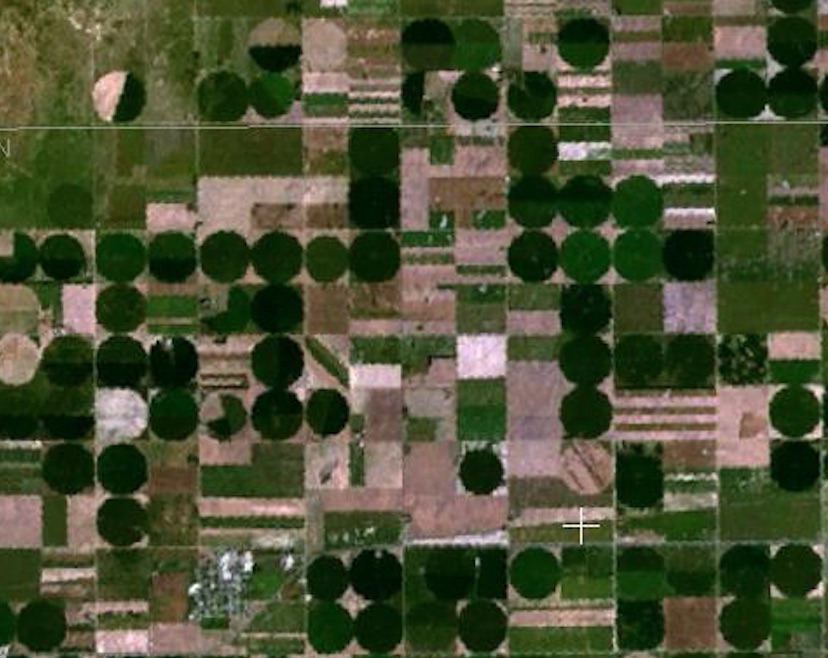
#> input picture Part 1/Lession 5_Convolutional Filters and Edge Detection/hough tranform/round_farms.jpg, 828 x 658 px
$ python 'hough circle.py'
#> lines starting #> are read from the running program, lines starting #| are printed output that depends on the picture
import numpy as np
import matplotlib.pyplot as plt
import cv2

if __name__ == '__main__':
    # read and change to RGB
    farm = cv2.imread('round_farms.jpg')
#> farm is the input picture: shape (658, 828, 3); mean B, G, R 53.6, 81.1, 76.2
    farm = cv2.cvtColor(farm, cv2.COLOR_BGR2RGB)

    # create fig
    fig, axes = plt.subplots(1, 2)
    axes[0].imshow(farm)

    # define thresshold
    lower = 50
    upper = 100

    # canny edge detection
    gray = cv2.cvtColor(farm, cv2.COLOR_BGR2GRAY)
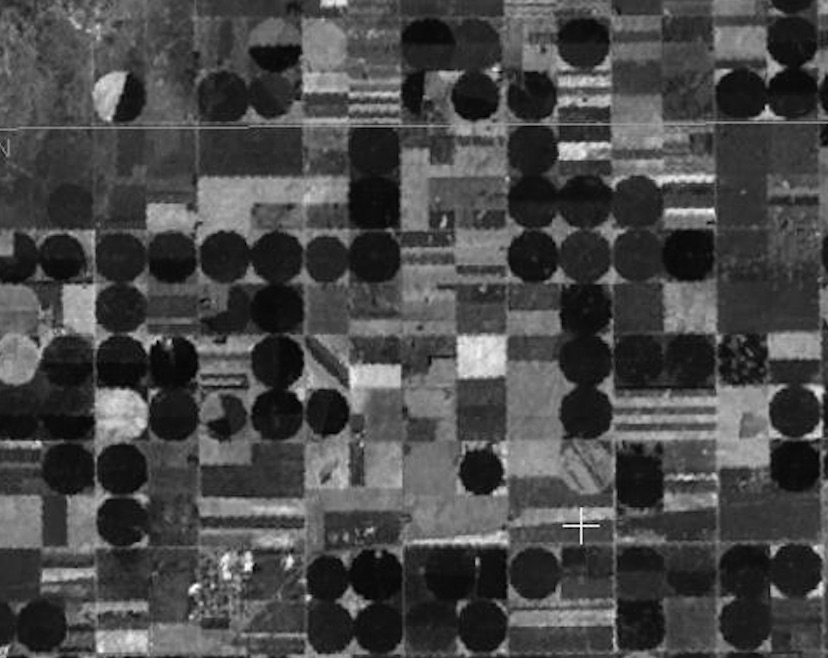
#> gray: shape (658, 828); min 0, max 255, mean 72.4

    gray_blur = cv2.GaussianBlur(gray, (3, 3), 0)

    circles_im = np.copy(farm)

    circles = cv2.HoughCircles(gray_blur, cv2.HOUGH_GRADIENT, 1,
                               minDist=45,
                               param1=100,
                               param2=16,
                               minRadius=20,
                               maxRadius=40)
#> circles = 80 rows, first 8: [260.5, 570.5, 33.8], [222.5, 97.5, 27.2], [574.5, 40.5, 35], [795.5, 410.5, 27.1], [371.5, 257.5, 29.3], [741.5, 94.5, 26], [276.5, 413.5, 25.7], [427.5, 44.5, 27.1]

    # convert circles into expected type
    circles = np.uint16(np.around(circles))
#> circles = 80 rows, first 8: [260, 570, 34], [222, 98, 27], [574, 40, 35], [796, 410, 27], [372, 258, 29], [742, 94, 26], [276, 414, 26], [428, 44, 27]
    # draw each one
    for i in circles[0, :]:
        # draw the outer circle
        cv2.circle(circles_im, (i[0], i[1]), i[2], (0, 255, 0), 2)
        # draw the center of the circle
        cv2.circle(circles_im, (i[0], i[1]), 2, (0, 0, 255), 3)
#> this loop made 80 passes
#> i on passes 1 to 12: [260, 570, 34], [222, 98, 27], [574, 40, 35], [796, 410, 27], [372, 258, 29], [742, 94, 26], [276, 414, 26], [428, 44, 27], [794, 466, 26], [124, 520, 28], [222, 256, 28], [326, 258, 24]
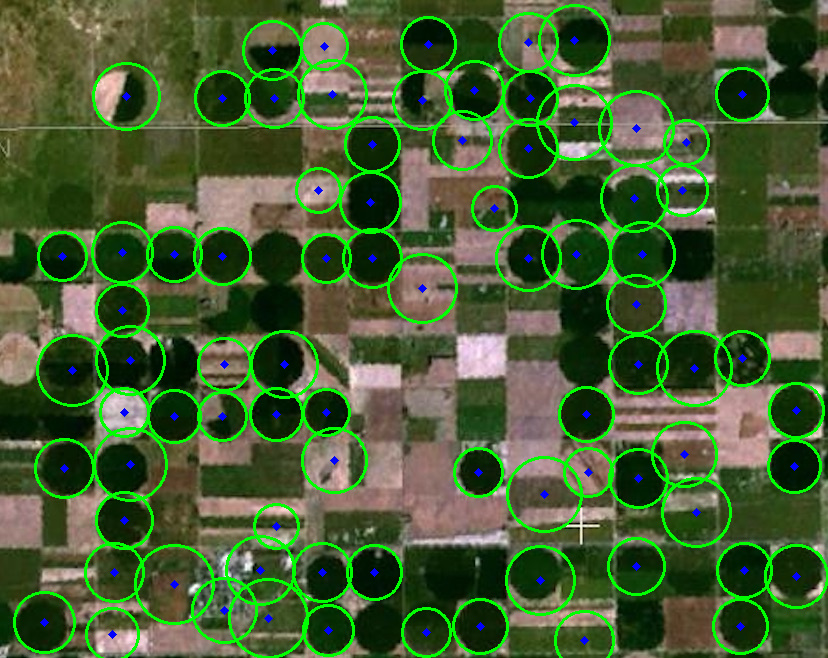
#> circles_im: shape (658, 828, 3); mean R, G, B 69.6, 93.9, 50.3

    axes[1].imshow(circles_im)

    plt.show()
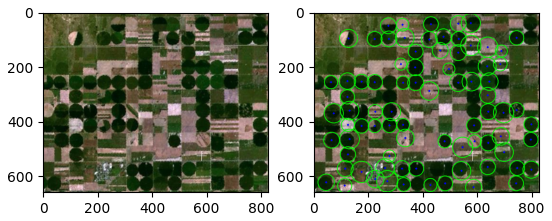
#> figure drawn by matplotlib, 2 panels
